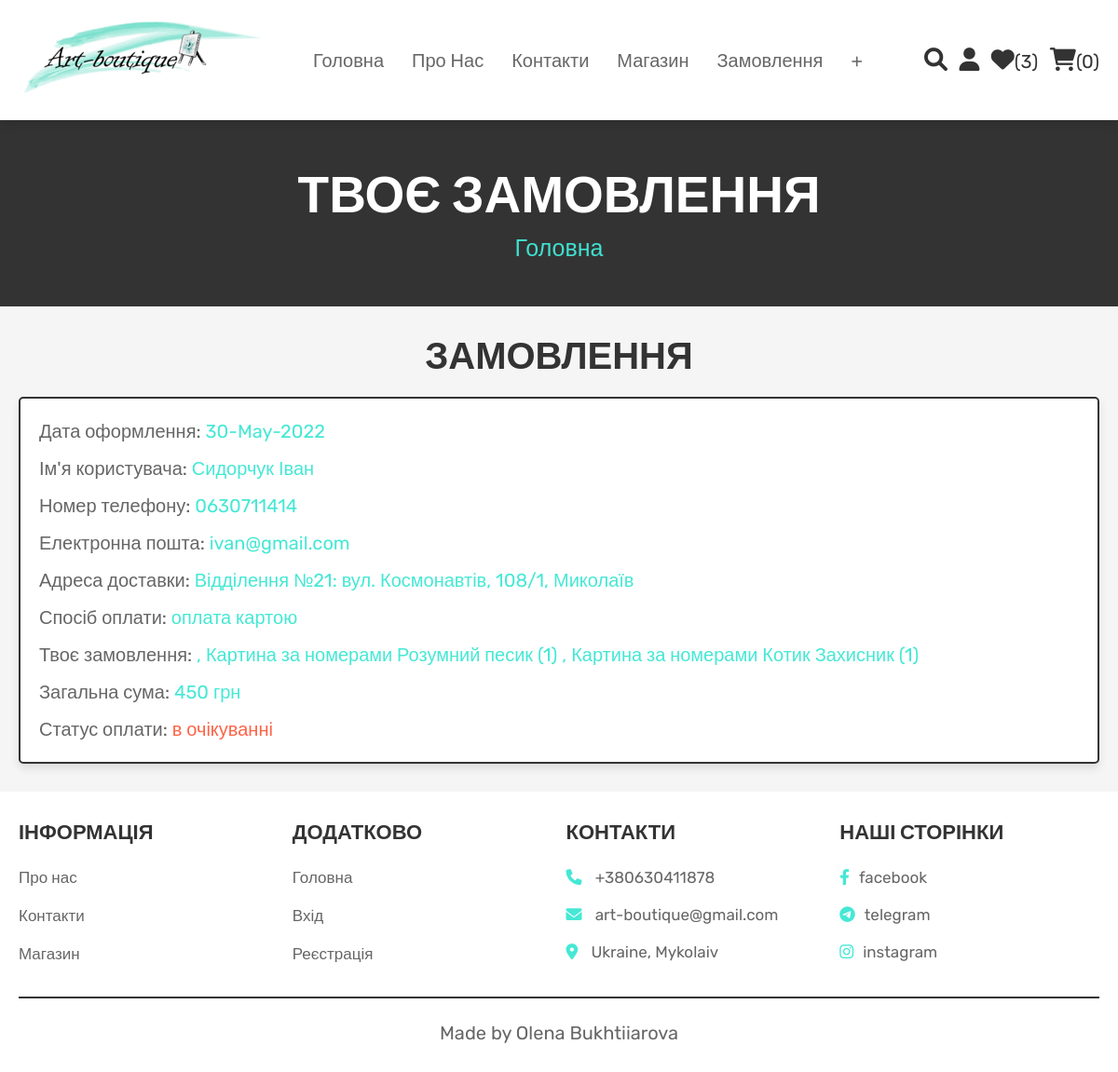
Page /orders.php (signed in) on the committed database.
### tables this page shows
CREATE TABLE `orders` (
  `id` int(20) NOT NULL,
  `user_id` int(11) NOT NULL,
  `name` varchar(100) NOT NULL,
  `number` varchar(12) NOT NULL,
  `email` varchar(50) NOT NULL,
  `payment_method` varchar(50) NOT NULL,
  `address_delivery` varchar(100) NOT NULL,
  `total_products` text NOT NULL,
  `total_price` int(50) NOT NULL,
  `order_date` varchar(20) NOT NULL,
  `payment_status` varchar(20) NOT NULL DEFAULT 'в очікуванні'
);

### orders.php (the view, shortened to what this page needs)
<?php
@include 'config.php';
$user_id = $_SESSION['user_id'];
?>
<!DOCTYPE html>
<html lang="en">
<head>
   <link rel="stylesheet" href="https://cdnjs.cloudflare.com/ajax/libs/font-awesome/6.0.0/css/all.min.css">
   <link rel="stylesheet" href="css/style.css">
</head>
<body>
<?php @include 'header.php'; ?>
<section class="heading">
    <h3>Твоє замовлення</h3>
    <p> <a href="home.php">Головна</a></p>
</section>
<section class="placed-orders">
    <h1 class="title">Замовлення</h1>
    <div class="box-container">
    <?php
        $select_orders = mysqli_query($conn, "SELECT * FROM `orders` WHERE user_id = '$user_id'") or die('запит не вдался');
        if(mysqli_num_rows($select_orders) > 0){
            while($fetch_orders = mysqli_fetch_assoc($select_orders)){
    ?>
    <div class="box">
        <p> Дата оформлення: <span><?php echo $fetch_orders['order_date']; ?></span> </p>
        <p> Ім'я користувача: <span><?php echo $fetch_orders['name']; ?></span> </p>
        <p> Номер телефону: <span><?php echo $fetch_orders['number']; ?></span> </p>
        <p> Електронна пошта: <span><?php echo $fetch_orders['email']; ?></span> </p>
        <p> Адреса доставки: <span><?php echo $fetch_orders['address_delivery']; ?></span> </p>
        <p> Спосіб оплати: <span><?php echo $fetch_orders['payment_method']; ?></span> </p>
        <p> Твоє замовлення: <span><?php echo $fetch_orders['total_products']; ?></span> </p>
        <p> Загальна сума: <span><?php echo $fetch_orders['total_price']; ?> грн</span> </p>
        <p> Статус оплати: <span style="color:<?php if($fetch_orders['payment_status'] == 'в очікуванні'){echo 'tomato'; }else{echo 'green';} ?>"><?php echo $fetch_orders['payment_status']; ?></span> </p>
    </div>
    <?php
        }
    }else{
        echo '<p class="empty">Немає ще замовлень</p>';
    }
    ?>
    </div>
</section>
<?php @include 'footer.php'; ?>
</body>
</html>

### css/style.css (style rules this page uses)
* { font-family: 'Rubik', sans-serif; margin: 0; padding: 0; box-sizing: border-box; outline: none; border: none; text-decoration: none; transition: all .2s linear; }
html { font-size: 62.5%; overflow-x: hidden; scroll-behavior: smooth; scroll-padding-top: 6.5rem; }
body { background: #f5f5f5; }
section { padding: 3rem 2rem; }
.heading { display: flex; flex-flow: column; align-items: center; justify-content: center; gap: 1rem; background-color: #333; text-align: center; min-height: 25vh; }
.heading h3 { font-size: 5.5rem; color: #fff; text-transform: uppercase; }
.heading p { font-size: 2.5rem; color: #ccc; }
.heading p a { color: Turquoise; }
.title { text-align: center; margin-bottom: 2rem; color: #333; text-transform: uppercase; font-size: 4rem; }
.placed-orders .box-container { max-width: 1200px; margin: 0 auto; display: flex; flex-wrap: wrap; gap: 1.5rem; align-items: flex-start; justify-content: center; }
.placed-orders .box-container .box { background-color: #fff; padding: 1rem 2rem; border: .2rem solid #333; box-shadow: 0 .5rem 1rem rgba(0, 0, 0, .1); flex: 1 1 40rem; border-radius: .5rem; }
.placed-orders .box-container .box p { margin: 1rem 0; font-size: 2rem; line-height: 1.5; color: #666; }
.placed-orders .box-container .box p span { color: #45e8d5; }

### rows in the picture
orders: order_date "30-May-2022", name "Сидорчук Іван", number "0630711414", email "ivan@gmail.com", address_delivery "Відділення №21: вул. Космонавтів, 108/1, Миколаїв", payment_method "оплата картою", total_products ", Картина за номерами Розумний песик (1) , Картина за номерами Котик Захисник (1)", total_price "450", payment_status "в очікуванні"

### other values in the picture
$wishlist_num_rows "3"
$cart_num_rows "0"
